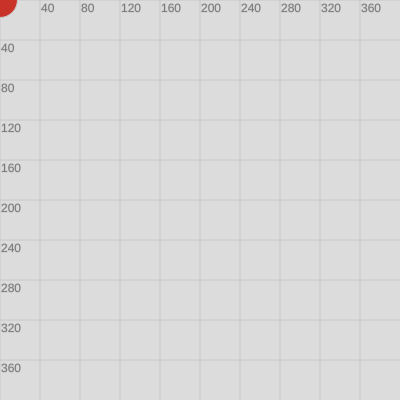
Frame 1 (no input)
Frame 60 (no input): identical to frame 1, image omitted
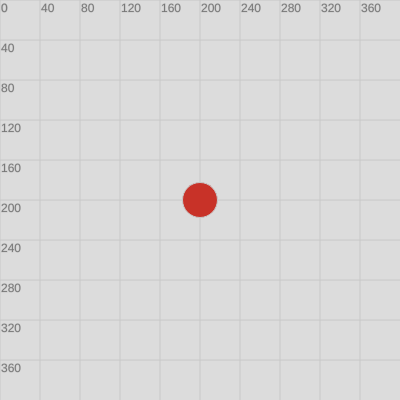
Frame 120 (the mouse pressed at the canvas centre since frame 60)

The p5.js sketch that drew these frames (run headless with seeded random() and noise() and a simulated clock; from frame 60 on, the mouse is pressed at the canvas centre):

// p5.js sketch
// ── sketch.js
function setup() {
  createCanvas(400, 400);
}

function draw() {
  background(220);
  drawGrid();
  fill(200, 50, 40);
  ellipse(mouseX,mouseY,35,35);
}

function drawGrid() {
	stroke(200);
	fill(120);
	for (var x=-width; x < width; x+=40) {
		line(x, -height, x, height);
		text(x, x+1, 12);
	}
	for (var y=-height; y < height; y+=40) {
		line(-width, y, width, y);
		text(y, 1, y+12);
	}
}

// ── Block-Out.js
var avatarX = 40
var avatarY = 40
let hazard = []
var fr = 30

function setup() {
  createCanvas(800, 800)
  for (let i = 0; i < 50; i++) {
    hazard[i] = new Hazard()
  }


}

function draw() {
  frameRate(fr)
  background(255)
  avatar(avatarX, avatarY)

  if (frameCount < 100) {
    text('survive', 400, 400)
  }
  for (let i = 0; i < 50; i++) {
    hazard[i].drawHazard()
    hazard[i].moveHazard()
    if (frameCount == 190) {
      hazard[i].detectHazard()
    }
    if (frameCount == 200) {
      frameCount = 100
      fr = fr + 2.5

    }

  }

}

class Hazard {
  constructor(x, y) {
    this.x = x
    this.y = y
  }

  moveHazard() {
    if (frameCount % 100 == 0) {
      let coordinates = [40, 120, 200, 280, 360, 440, 520, 600, 680, 760]
      this.x = random(coordinates)
      this.y = random(coordinates)

    }

  }
  drawHazard() {
    fill(frameCount-100)
    rect(this.x - 40, this.y - 40, 80, 80)
  }
  detectHazard() {
    if (this.x == avatarX && this.y == avatarY) {
      fill('red')
      noLoop()
      background('red')
      fill(255)
      text('dead', 400, 400)

    }
  }
}

function avatar() {
  fill(0)
  ellipse(avatarX, avatarY, 40, 40)
}


function keyPressed() {
  if (keyCode === UP_ARROW && avatarY >= 41) {
    avatarY = avatarY - 80
  }
  if (keyCode === LEFT_ARROW && avatarX >= 41) {
    avatarX = avatarX - 80
  }
  if (keyCode === DOWN_ARROW && avatarY <= 759) {
    avatarY = avatarY + 80
  }
  if (keyCode === RIGHT_ARROW && avatarX <= 759) {
    avatarX = avatarX + 80
  }
}
